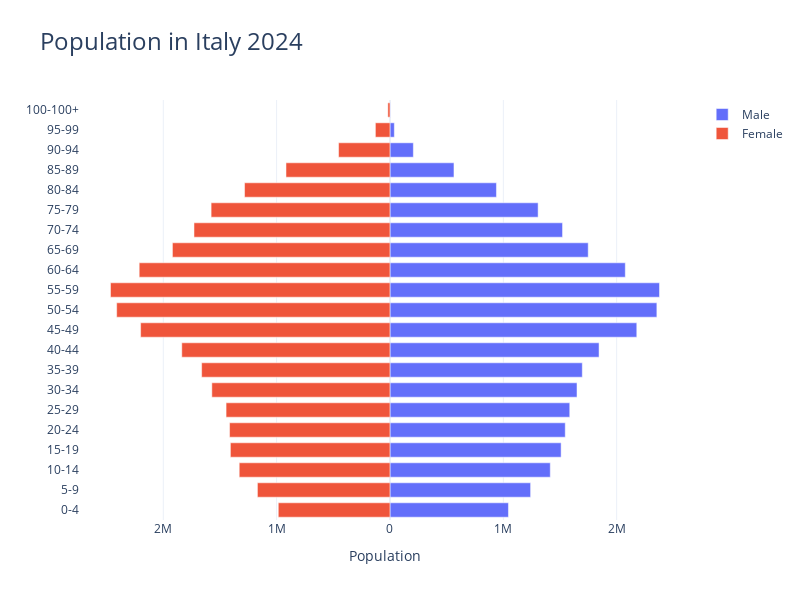

Notebook code for this chart:
### Code cell
def plot_func(df,year):

    I = df['year'] ==year

    fig = go.Figure()

# Adding male population data as positive values
    fig.add_trace(go.Bar(
        y=df.loc[I,'age_group'],
        x=df.loc[I,'Totale maschi'],
        name='Male',
        orientation='h'
))

# Adding female population data as negative values to plot in opposite direction
    fig.add_trace(go.Bar(
        y=df.loc[I,'age_group'],
        x=df.loc[I,'Totale femmine'] * -1,  # Multiplying by -1 to plot in opposite direction
        name='Female',
        orientation='h'
))

    fig.update_layout(
        template='plotly_white', 
        title=f'Population in Italy {year}',
        title_font_size=24,
        barmode='relative',
        bargap=0.1,  # Adjust as needed
        bargroupgap=0.2,  # Adjust as needed
        xaxis_title='Population',
        xaxis=dict(
            tickvals=[-2000000, -1000000, 0, 1000000, 2000000],
            ticktext=['2M', '1M', '0', '1M', '2M']
    ),
        width=800,  
        height=600  
)
    fig.show()

widgets.interact(plot_e, 
    df = widgets.fixed(empl_long),
    municipality = widgets.Dropdown(description='year', 
                                    options=empl_long.municipality.unique(), 
                                    value='Vejile')
);

### Figure 1 — Plotly figure (JSON) as saved in the notebook; plotly's stock layout.template omitted (floating-point values rounded to 4 significant figures)
{"data": [{"name": "Male", "orientation": "h", "type": "bar", "x": [1045183, 1240720, 1414265, 1509912, 1546360, 1586060, 1650130, 1696727, 1844564, 2177487, 2354659, 2377824, 2076140, 1748891, 1522449, 1306980, 939409, 564654, 206271, 38512, 3844], "y": ["0-4", "5-9", "10-14", "15-19", "20-24", "25-29", "30-34", "35-39", "40-44", "45-49", "50-54", "55-59", "60-64", "65-69", "70-74", "75-79", "80-84", "85-89", "90-94", "95-99", "100-100+"]}, {"name": "Female", "orientation": "h", "type": "bar", "x": [-985364, -1169348, -1329957, -1407730, -1415117, -1445876, -1571448, -1661469, -1836655, -2199853, -2411146, -2465501, -2212326, -1919130, -1728943, -1577810, -1282961, -917299, -453413, -128654, -18708], "y": ["0-4", "5-9", "10-14", "15-19", "20-24", "25-29", "30-34", "35-39", "40-44", "45-49", "50-54", "55-59", "60-64", "65-69", "70-74", "75-79", "80-84", "85-89", "90-94", "95-99", "100-100+"]}], "layout": {"bargap": 0.1, "bargroupgap": 0.2, "barmode": "relative", "height": 600, "title": {"font": {"size": 24}, "text": "Population in Italy 2024"}, "width": 800, "xaxis": {"ticktext": ["2M", "1M", "0", "1M", "2M"], "tickvals": [-2000000, -1000000, 0, 1000000, 2000000], "title": {"text": "Population"}}}}
